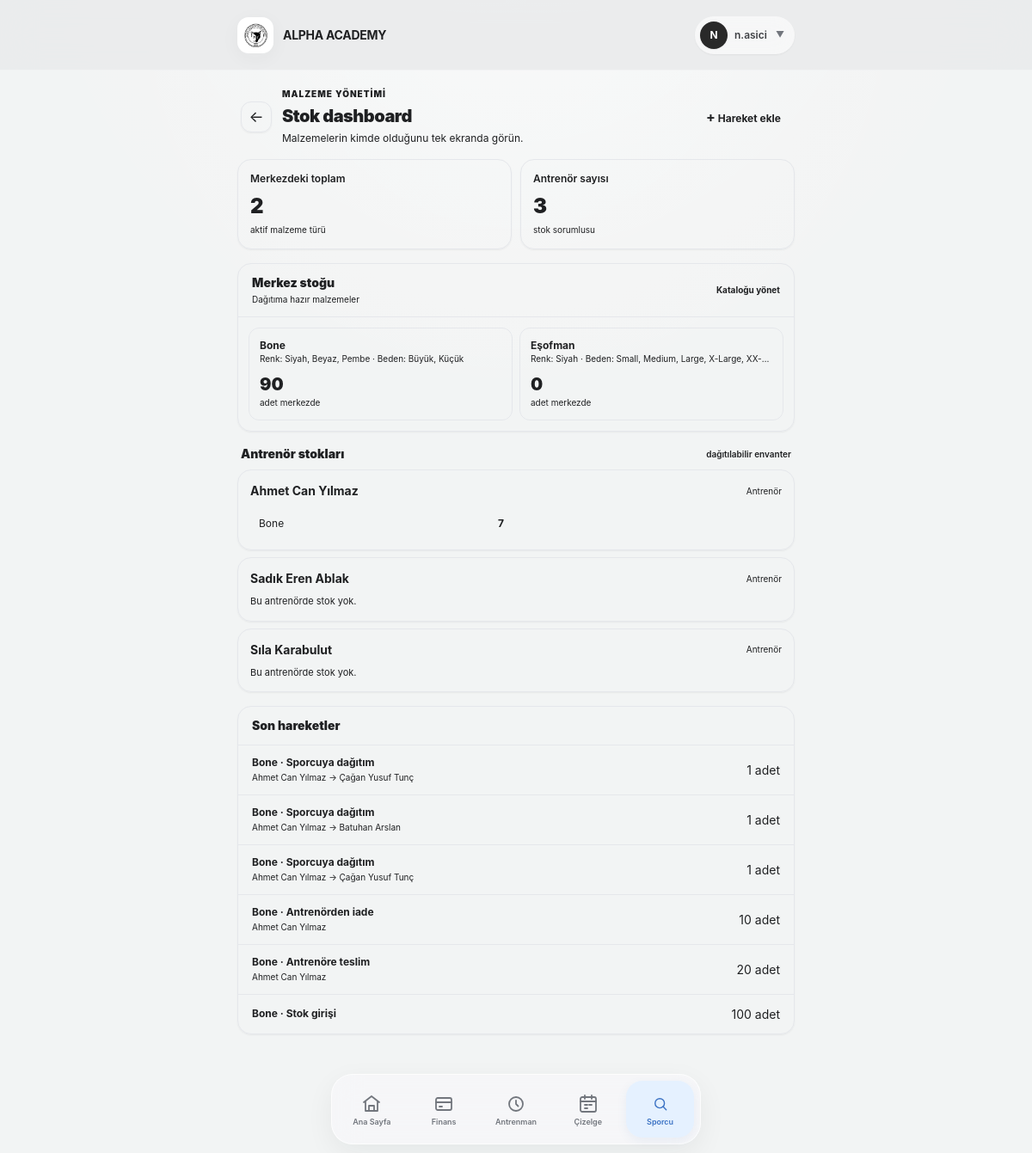
Screenshot of /finance/equipment/stock/ (signed in) with the database file from the repository.
### users/models.py (models this page shows, shortened)
class User(AbstractUser):
    class Role(models.TextChoices):
        PARENT = 'parent', 'Veli'
        ADMIN = 'admin', 'Yönetici'
        COACH = 'coach', 'Antrenör'
        FINANCE = 'finance', 'Mali İşler'
    email = models.EmailField(unique=True, verbose_name="E-posta Adresi")
    role = models.CharField(
        max_length=20,
        choices=Role.choices,
        default=Role.PARENT,
        verbose_name="Kullanıcı Rolü"
    )
    phone_number = models.CharField(max_length=15, blank=True, null=True, verbose_name="Telefon Numarası")
    tc_identity = models.CharField(max_length=11, blank=True, null=True, verbose_name="T.C. Kimlik No")
    USERNAME_FIELD = 'username'
    REQUIRED_FIELDS = ['email', 'first_name', 'last_name']
    class Meta:
        verbose_name = "Kullanıcı"
        verbose_name_plural = "Kullanıcılar"
    @property
    def is_club_admin(self):
        return self.role == self.Role.ADMIN
    @property
    def is_coach(self):
        return self.role == self.Role.COACH

### finance/models.py (models this page shows, shortened)
class Equipment(models.Model):
    name = models.CharField(max_length=150, verbose_name="Malzeme Türü")
    colors = models.JSONField(default=list, blank=True, verbose_name='Renk seçenekleri')
    sizes = models.JSONField(default=list, blank=True, verbose_name='Beden seçenekleri')
    price = models.IntegerField(verbose_name="Fiyat")
    is_active = models.BooleanField(default=True, verbose_name="Aktif mi?")
    class Meta:
        verbose_name = "Malzeme"
        verbose_name_plural = "Malzemeler"
        ordering = ['name']
    @property
    def display_name(self):
        return self.name
    @property
    def variant_summary(self):
        parts = []
        if self.colors:
            parts.append(f'Renk: {", ".join(self.colors)}')
        if self.sizes:
            parts.append(f'Beden: {", ".join(self.sizes)}')
        return ' · '.join(parts)

class EquipmentStockMovement(models.Model):
    MOVEMENT_TYPES = [
        ('stock_in', 'Stok girişi'),
        ('coach_transfer', 'Antrenöre teslim'),
        ('athlete_distribution', 'Sporcuya dağıtım'),
        ('coach_return', 'Antrenörden iade'),
    ]
    equipment = models.ForeignKey(
        Equipment,
        on_delete=models.PROTECT,
        related_name='stock_movements',
        verbose_name='Malzeme',
    )
    movement_type = models.CharField(max_length=30, choices=MOVEMENT_TYPES)
    quantity = models.PositiveIntegerField(verbose_name='Adet')
    selected_color = models.CharField(max_length=50, blank=True, default='', verbose_name='Renk')
    selected_size = models.CharField(max_length=20, blank=True, default='', verbose_name='Beden')
    coach = models.ForeignKey(
        settings.AUTH_USER_MODEL,
        on_delete=models.SET_NULL,
        null=True,
        blank=True,
        related_name='equipment_stock_movements',
        verbose_name='Antrenör',
    )
    athlete = models.ForeignKey(
        Athlete,
        on_delete=models.SET_NULL,
        null=True,
        blank=True,
        related_name='equipment_distributions',
        verbose_name='Sporcu',
    )
    payment = models.ForeignKey(
        PaymentRecord,
        on_delete=models.SET_NULL,
        null=True,
        blank=True,
        related_name='stock_movement',
        verbose_name='Tahsilat kaydı',
    )
    sale_item = models.ForeignKey(
        'EquipmentSaleItem',
        on_delete=models.SET_NULL,
        null=True,
        blank=True,
        related_name='stock_movements',
        verbose_name='Satış satırı',
    )
    created_by = models.ForeignKey(
        settings.AUTH_USER_MODEL,
        on_delete=models.SET_NULL,
        null=True,
        related_name='created_stock_movements',
    )
    notes = models.TextField(blank=True, default='', verbose_name='Not')
    created_at = models.DateTimeField(auto_now_add=True)
    class Meta:
        ordering = ['-created_at', '-pk']
        verbose_name = 'Malzeme stok hareketi'
        verbose_name_plural = 'Malzeme stok hareketleri'

### athletes/models.py (models this page shows, shortened)
class Athlete(models.Model):
    GENDER_CHOICES = (
        ('M', 'Erkek'),
        ('F', 'Kadın'),
    )
    parent = models.CharField(max_length=150, verbose_name="Veli")
    parent_phone = models.CharField(max_length=20, blank=True, default='', verbose_name="Veli Telefonu")
    parent_email = models.EmailField(blank=True, default='', verbose_name="Veli E-postası")
    first_name = models.CharField(max_length=50, verbose_name="Ad")
    last_name = models.CharField(max_length=50, verbose_name="Soyad")
    phone_number = models.CharField(max_length=20, blank=True, default='', verbose_name="Sporcu Telefonu")
    tc_identity = models.CharField(max_length=11, unique=True, blank=True, null=True, verbose_name="T.C. Kimlik No")
    birth_date = models.DateField(verbose_name="Doğum Tarihi")
    gender = models.CharField(max_length=1, choices=GENDER_CHOICES, verbose_name="Cinsiyet")
    school = models.CharField(max_length=100, blank=True, null=True, verbose_name="Okul")
    license_number = models.CharField(max_length=50, blank=True, null=True, verbose_name="Lisans No")
    joined_date = models.DateField(verbose_name="Kulübe Katılım Tarihi")
    photo = models.ImageField(upload_to='athlete_photos/', blank=True, null=True, verbose_name="Fotoğraf")
    is_active = models.BooleanField(default=False, verbose_name="Aktif Sporcu mu?")
    created_at = models.DateTimeField(auto_now_add=True)
    team = models.ForeignKey(
        Team,
        on_delete=models.SET_NULL,
        null=True,
        blank=True,
        related_name='athletes',
        verbose_name="Bağlı Olduğu Takım"
    )
    custom_fee = models.IntegerField(
        null=True,
        blank=True,
        verbose_name="Özel Aidat Tutar (TL)",
        help_text="Boş bırakılırsa takımın varsayılan aidatı uygulanır. Burslu için 0 girebilirsiniz."
    )
    private_lesson_fee = models.IntegerField(
        null=True,
        blank=True,
        verbose_name="Özel ders ücreti",
        help_text="Boş bırakılırsa özel ders ücreti uygulanmaz."
    )
    regular_payment_day = models.PositiveBigIntegerField(
        null=True,
        blank=True,
        verbose_name="Düzenli Ödeme Günü"
    )
    last_sms_time = models.DateTimeField(
        null=True,
        blank=True,
        verbose_name="Son SMS Gönderim Zamanı"
    )
    class Meta:
        verbose_name = "Sporcu"
        verbose_name_plural = "Sporcular"
        ordering = ['first_name', 'last_name']
    def get_full_name(self):
        return f"{self.first_name} {self.last_name}"

### finance/views.py (the view, shortened to what this page needs)
# urls.py: path('equipment/stock/', views.equipment_stock, name='equipment-stock'),
@login_required
def equipment_stock(request):
    if request.user.is_coach:
        raise PermissionDenied
    equipments = list(Equipment.objects.filter(is_active=True).order_by('name'))
    coaches = [request.user] if request.user.is_coach else list(
        request.user.__class__.objects.filter(role='coach', is_active=True).order_by('first_name', 'last_name')
    )
    athletes = list(Athlete.objects.filter(is_active=True).order_by('first_name', 'last_name'))
    error = None
    coach_stock_rows = []
    for coach in coaches:
        coach_items = []
        for equipment in equipments:
            quantity = get_equipment_coach_stock(equipment, coach)
            if quantity:
                coach_items.append({'equipment': equipment, 'quantity': quantity})
        coach_stock_rows.append({'coach': coach, 'items': coach_items})
    for equipment in equipments:
        equipment.central_stock = get_equipment_central_stock(equipment)
    movements = EquipmentStockMovement.objects.select_related(
        'equipment', 'coach', 'athlete', 'created_by',
    ).order_by('-created_at', '-pk')[:20]
    return render(request, 'finance/equipment_stock.html', {
        'equipments': equipments,
        'coaches': coaches,
        'athletes': athletes,
        'coach_stock_rows': coach_stock_rows,
        'movements': movements,
        'error': error,
    })

### templates/finance/equipment_stock.html (shortened to what this page needs)
{% extends "base.html" %}
{% block content %}
    <div class="w-full space-y-4">
        <header class="flex items-center justify-between gap-3 px-1">
            <div class="flex min-w-0 items-center gap-3">
                <a href="{% url 'equipment-list' %}"
                   class="grid h-9 w-9 shrink-0 place-items-center rounded-xl border border-base-300 bg-base-100 text-lg shadow-sm"
                   aria-label="Malzeme listesine dön">←</a>
                <div class="min-w-0">
                    <p class="text-[10px] font-black uppercase tracking-widest text-primary">Malzeme yönetimi</p>
                    <h1 class="mt-1 truncate text-xl font-black tracking-tight">Stok dashboard</h1>
                    <p class="mt-1 text-xs text-base-content/50">Malzemelerin kimde olduğunu tek ekranda görün.</p>
                </div>
            </div>
            <button type="button"
                    class="btn btn-primary h-10 min-h-0 shrink-0 rounded-xl px-3 text-xs font-bold"
                    hx-get="{% url 'equipment-stock-modal' %}"
                    hx-target="#equipment-stock-modal-container"
                    hx-swap="innerHTML">
                <span class="text-base">+</span> Hareket ekle
            </button>
        </header>
        <section class="grid grid-cols-2 gap-2.5">
            <div class="rounded-2xl border border-base-300 bg-base-100 p-3.5 shadow-sm">
                <p class="text-xs font-semibold text-base-content/50">Merkezdeki toplam</p>
                <p class="mt-2 text-2xl font-black text-primary">{{ equipments|length }}</p>
                <p class="mt-1 text-[10px] text-base-content/40">aktif malzeme türü</p>
            </div>
            <div class="rounded-2xl border border-base-300 bg-base-100 p-3.5 shadow-sm">
                <p class="text-xs font-semibold text-base-content/50">Antrenör sayısı</p>
                <p class="mt-2 text-2xl font-black text-info">{{ coaches|length }}</p>
                <p class="mt-1 text-[10px] text-base-content/40">stok sorumlusu</p>
            </div>
        </section>
        <section class="overflow-hidden rounded-2xl border border-base-300 bg-base-100 shadow-sm">
            <div class="flex items-center justify-between border-b border-base-200 px-4 py-3">
                <div>
                    <h2 class="text-sm font-black">Merkez stoğu</h2>
                    <p class="mt-0.5 text-[10px] text-base-content/45">Dağıtıma hazır malzemeler</p>
                </div>
                <a href="{% url 'equipment-list' %}"
                   class="text-[10px] font-bold text-primary">Kataloğu yönet</a>
            </div>
            <div class="grid grid-cols-2 gap-2 p-3">
                {% for equipment in equipments %}
                    <div class="rounded-xl border border-base-200 bg-base-200/30 p-3">
                        <p class="truncate text-xs font-bold">{{ equipment.display_name }}</p>
                        {% if equipment.variant_summary %}<p class="truncate text-[10px] text-base-content/45">{{ equipment.variant_summary }}</p>{% endif %}
                        <p class="mt-2 text-xl font-black {% if equipment.central_stock > 0 %}text-success{% else %}text-base-content/35{% endif %}">{{ equipment.central_stock }}</p>
                        <p class="text-[10px] text-base-content/45">adet merkezde</p>
                    </div>
{% empty %}<p class="col-span-2 p-4 text-center text-xs text-base-content/50">Aktif malzeme bulunmuyor.</p>{% endfor %}
    </div>
    </section>
    <section class="space-y-2">
        <div class="flex items-center justify-between px-1">
            <h2 class="text-sm font-black">Antrenör stokları</h2>
            <span class="text-[10px] font-semibold text-base-content/40">dağıtılabilir envanter</span>
        </div>
        <div class="space-y-2">
            {% for row in coach_stock_rows %}
                <div class="rounded-2xl border border-base-300 bg-base-100 p-3.5 shadow-sm">
                    <div class="flex items-center justify-between gap-2">
                        <p class="text-sm font-bold">{{ row.coach.get_full_name|default:row.coach.email }}</p>
                        <span class="text-[10px] text-base-content/40">Antrenör</span>
                    </div>
                    {% if row.items %}
                        <div class="mt-3 grid grid-cols-2 gap-2">{% for item in row.items %}<div class="flex items-center justify-between rounded-lg bg-base-200/50 px-2.5 py-2 text-xs"><span class="truncate">{{ item.equipment.display_name }}</span><strong>{{ item.quantity }}</strong></div>{% endfor %}</div>
            {% else %}<p class="mt-2 text-[11px] text-base-content/40">Bu antrenörde stok yok.</p>{% endif %}
                </div>
{% empty %}<div class="rounded-2xl border border-base-300 bg-base-100 p-5 text-center text-xs text-base-content/50">Aktif antrenör bulunmuyor.</div>{% endfor %}
    </div>
    </section>
    <section class="overflow-hidden rounded-2xl border border-base-300 bg-base-100 shadow-sm">
        <div class="border-b border-base-200 px-4 py-3">
            <h2 class="text-sm font-black">Son hareketler</h2>
        </div>
        <div class="divide-y divide-base-200">
            {% for movement in movements %}
                <div class="flex items-center gap-3 px-4 py-3"><div class="min-w-0 flex-1"><p class="truncate text-xs font-bold">{{ movement.equipment.display_name }} · {{ movement.get_movement_type_display }}</p><p class="mt-0.5 truncate text-[10px] text-base-content/45">{% if movement.coach %}{{ movement.coach.get_full_name|default:movement.coach.email }}{% endif %}{% if movement.athlete %} → {{ movement.athlete.get_full_name }}{% endif %}</p></div><span class="badge badge-ghost">{{ movement.quantity }} adet</span></div>
{% empty %}<p class="p-5 text-center text-xs text-base-content/50">Henüz stok hareketi yok.</p>{% endfor %}
    </div>
    </section>
    </div>
{% endblock %}

### templates/components/app/topbar.html (shortened to what this page needs)
{% load static %}
<div class="app-topbar">
    <div class="app-topbar-inner">
        <a href="/" class="app-brand hover:opacity-90 transition-opacity">
            <div class="app-brand-logo flex items-center justify-center font-black text-xs text-[var(--ui-primary-text)] bg-[var(--ui-primary)]">
                <img src="/media/logos/new_logo.png" alt="Alpha Academy Logo" class="w-full h-full object-cover" />
            </div>
            <div class="min-w-0">
                <span class="app-brand-name">ALPHA ACADEMY</span>
            </div>
        </a>
        {% if request.user.is_authenticated %}
            <div class="app-topbar-actions relative" id="topbar-user-dropdown-wrapper">
                <button type="button"
                        class="flex items-center gap-2 p-1.5 pr-3 rounded-full bg-white/60 hover:bg-white/90 border border-[var(--ui-border-dark)] backdrop-blur-md shadow-sm transition-all active:scale-[0.98]"
                        onclick="document.getElementById('topbar-user-dropdown').classList.toggle('hidden')">
                    <div class="w-8 h-8 rounded-full bg-[var(--ui-dark)] text-white text-xs font-bold flex items-center justify-center shadow-sm shrink-0">
                        {% if request.user.first_name %}
                            {{ request.user.first_name|first|upper }}
                        {% else %}
                            {{ request.user.username|first|upper }}
                        {% endif %}
                    </div>
                    <span class="hidden sm:inline text-xs font-semibold text-[var(--ui-text-soft)]">
                        {% if request.user.get_full_name %}
                            {{ request.user.get_full_name }}
                        {% else %}
                            {{ request.user.username }}
                        {% endif %}
                    </span>
                    <span class="text-[10px] text-[var(--ui-muted)] ml-0.5">▼</span>
                </button>
            </div>
        {% endif %}
    </div>
</div>

### rows the page displays
User: user.username|first "N", user.username "n.asici"
Equipment: display_name "Bone", variant_summary "Renk: Siyah, Beyaz, Pembe · Beden: Büyük, Küçük", central_stock "90", equipment.display_name "Bone", quantity "7"
Equipment: display_name "Eşofman", variant_summary "Renk: Siyah · Beden: Small, Medium, Large, X-Large, XX-…", central_stock "0"
User: coach.get_full_name "Ahmet Can Yılmaz"
User: coach.get_full_name "Sadık Eren Ablak", shows "Bu antrenörde stok yok."
User: coach.get_full_name "Sıla Karabulut", shows "Bu antrenörde stok yok."
EquipmentStockMovement: equipment.display_name "Bone", movement_type "Sporcuya dağıtım", coach.get_full_name "Ahmet Can Yılmaz", athlete.get_full_name "Çağan Yusuf Tunç", quantity "1"
EquipmentStockMovement: equipment.display_name "Bone", movement_type "Sporcuya dağıtım", coach.get_full_name "Ahmet Can Yılmaz", athlete.get_full_name "Batuhan Arslan", quantity "1"
EquipmentStockMovement: equipment.display_name "Bone", movement_type "Sporcuya dağıtım", coach.get_full_name "Ahmet Can Yılmaz", athlete.get_full_name "Çağan Yusuf Tunç", quantity "1"
EquipmentStockMovement: equipment.display_name "Bone", movement_type "Antrenörden iade", coach.get_full_name "Ahmet Can Yılmaz", quantity "10"
EquipmentStockMovement: equipment.display_name "Bone", movement_type "Antrenöre teslim", coach.get_full_name "Ahmet Can Yılmaz", quantity "20"
EquipmentStockMovement: equipment.display_name "Bone", movement_type "Stok girişi", quantity "100"

### other values shown
{{ equipments|length }} "2"
{{ coaches|length }} "3"
